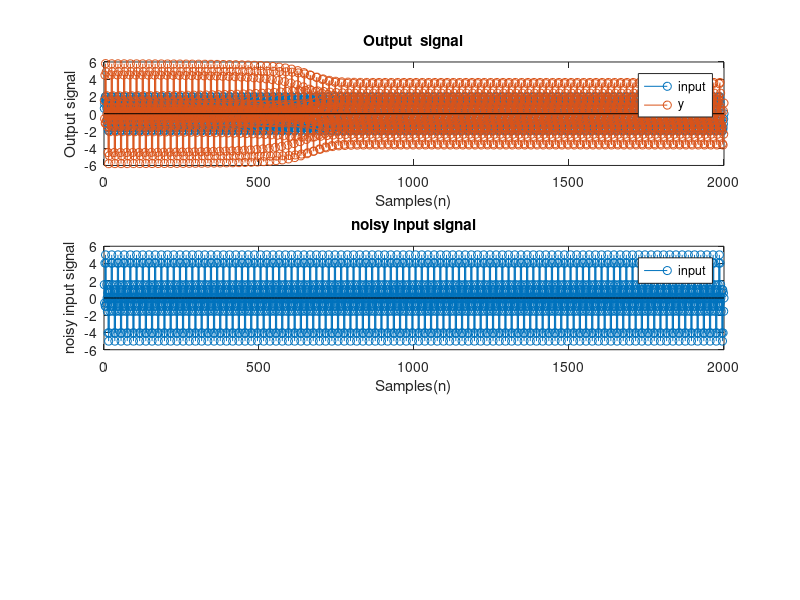
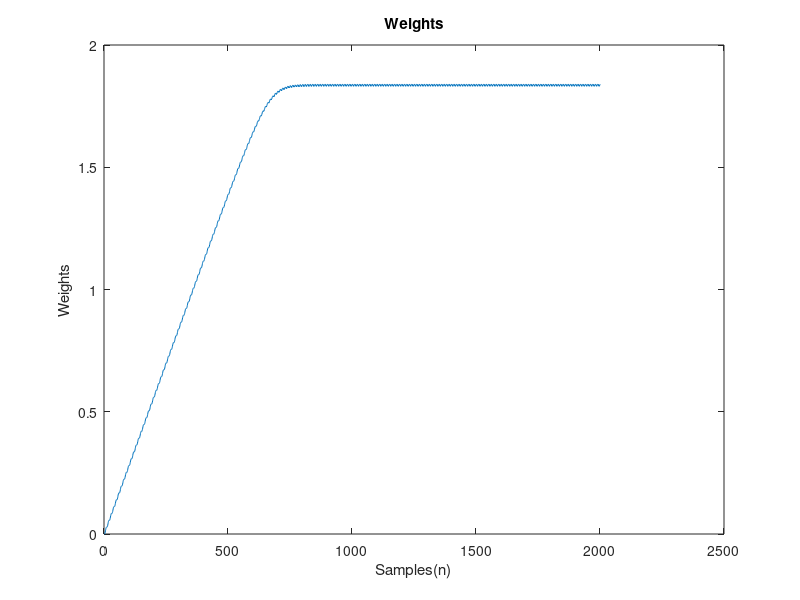
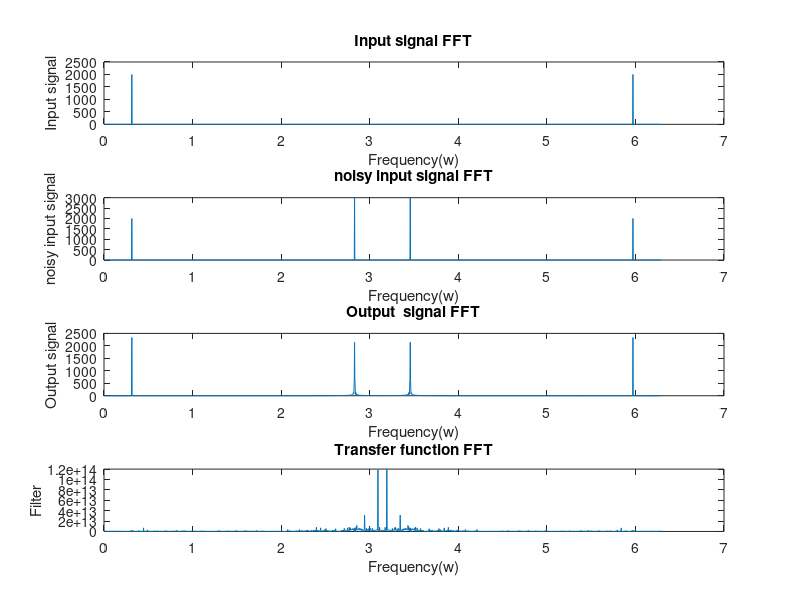

Source code (MATLAB) for these figures, in order:
%training_sequence = normrnd(1,1000);
%h = [0.3, 1,0.7,0.3,0.2];
%gaussian_noise = awgn(x,25,'measured'); % assume snr 25dB
% updates

%length of input
close all;
N= 2000;

% weights  
a = zeros(1,N);

%update speed of weights
mu = 0.001;

% not sure what this parameter is called and its function
r = 0.85;

%initializing the error function
e = zeros(1,N);


Tfinal= 1;%s
%m = linspace(0,Tfinal,N);
m = 1:N;
%f= 105;%Hz
w=0.1*pi;
%input 
input = 2*sin(w*m);
f_noise = 875;
w_noise=0.9*pi;
%noise 
noise =3*sin(w_noise*m); % normrnd(0,1)/2; %divided by 2 

% initialize an empty array for output (and also to set the initial value
% for output
y =zeros(1,N);


% ADD NOISE

x=input+noise;

a(1) =0;
a(2) = a(1);
%a(3) = a(2) - mu*y(2)*x(1);
e(1) = x(1);
y(1) = e(1);
e(2) = x(2)+a(2)*x(1);
y(2) = e(2)-r*a(2)*y(1);
a(3) = a(2) - mu*y(2)*x(1);

%num_iter = 1000;

for n=3:N
    e(n) = x(n) + a(n)*x(n-1) +x(n-2);
    y(n) = e(n) - r*a(n)*y(n-1) - (r^2)*y(n-2);
    a(n+1) =a(n) - mu*y(n)*x(n-1);
    if ((a(n)>=2)||(a(n)<-2))
        a(n) = 0;
    end
end

%a=a(1:N);

% try visualizing the outputs
figure(1);
subplot(3,1,1);
stem(m,input);
xlabel('Samples(n)');
ylabel('Input signal');
title('Input signal');

hold on;
stem(m,y);
xlabel('Samples(n)');
ylabel('Output signal');
title('Output  signal');
hold off;

legend('input','y');
subplot(3,1,2);
stem(m,x);
xlabel('Samples(n)');
ylabel('noisy input signal');
title('noisy input signal');
legend('noisy input');
% weights
%figure(3)
%{
subplot(3,1,3);
stem(m,y);
xlabel('Samples(n)');
ylabel('Output signal');
title('Output  signal');
hold off;
%}
legend('input','noisy input ','y');

figure(2)
plot(a);
xlabel('Samples(n)');
ylabel('Weights');
title('Weights');
hold on;
% now outputs
%figure(3)
w1 = linspace(0,2*pi,N);

figure(3);
subplot(4,1,1);
plot(w1,abs(fft(input)));
xlabel('Frequency(w)'); 
ylabel('Input signal');
title('Input signal FFT');
%hold on;
X=fft(x);
subplot(4,1,2);
plot(w1,abs(X));
xlabel('Frequency(w)');
ylabel('noisy input signal');
title('noisy input signal FFT');
% weights
%figure(3)
%hold on;
Y=fft(y);
subplot(4,1,3);
plot(w1,abs(Y));
xlabel('Frequency(w)');
ylabel('Output signal');
title('Output  signal FFT');
H=Y./X;
subplot(4,1,4);
plot(w1,abs( H  ));
xlabel('Frequency(w)');
ylabel('Filter');
title('Transfer function FFT');


hold off;

